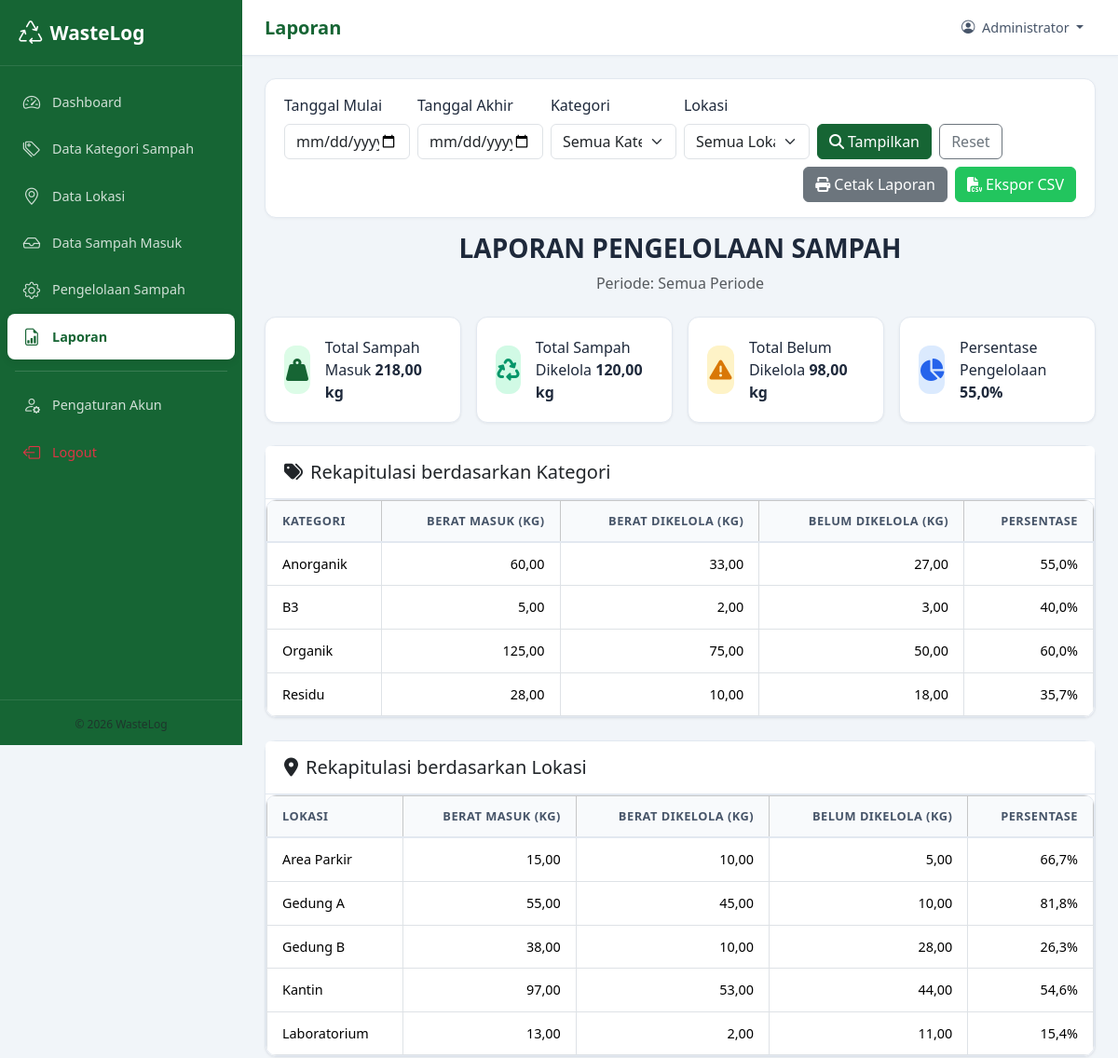
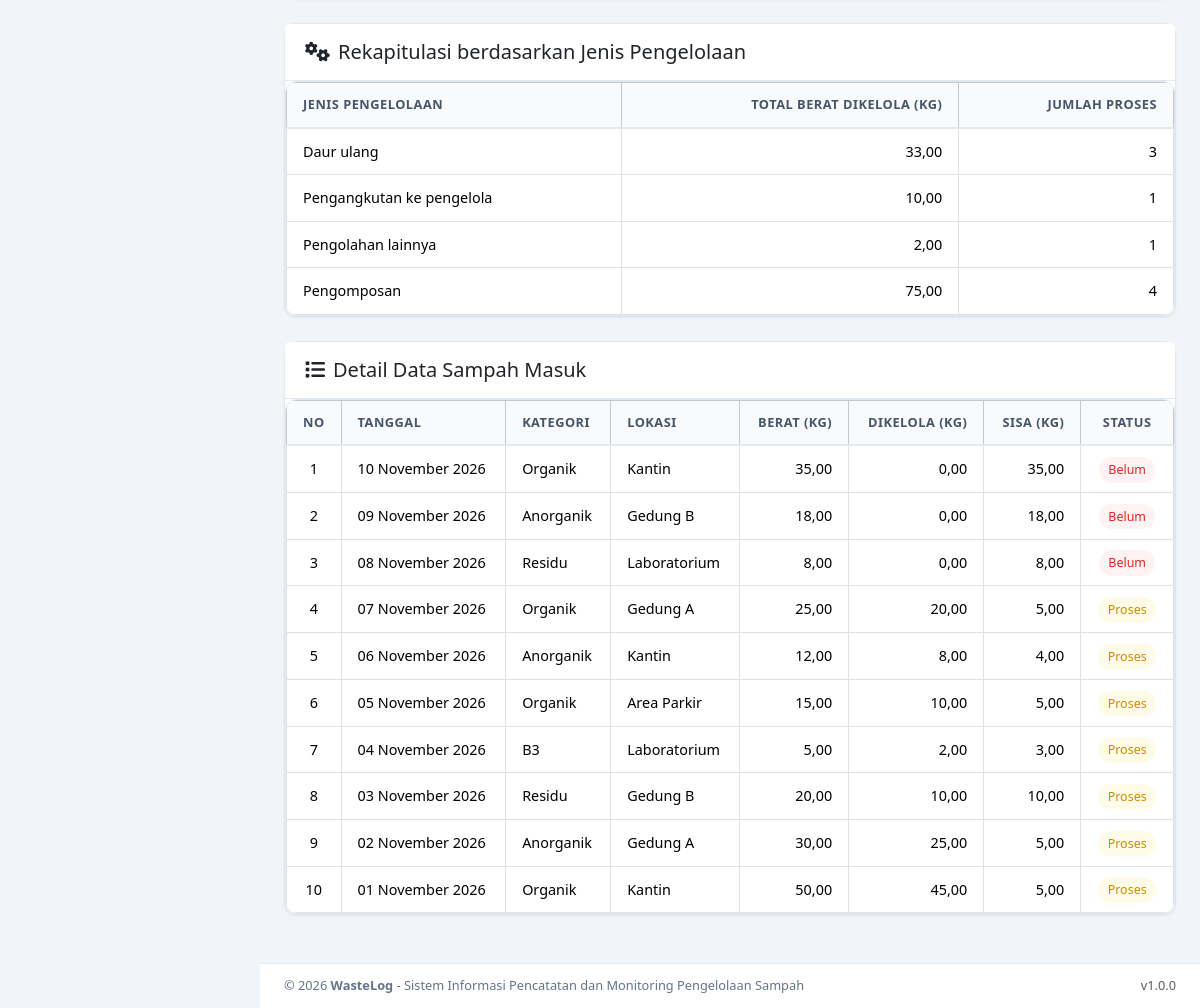
Screenshot of /laporan/index.php (signed in) with the database file from the repository (2 pictures, top to bottom).
### tables this page shows
CREATE TABLE `sampah_masuk` (
    `id`           INT NOT NULL AUTO_INCREMENT,
    `kategori_id`  INT NOT NULL,
    `lokasi_id`    INT NOT NULL,
    `tanggal`      DATE NOT NULL,
    `berat`        DECIMAL(10,2) NOT NULL,
    `keterangan`   TEXT,
    `created_at`   TIMESTAMP DEFAULT CURRENT_TIMESTAMP,
    PRIMARY KEY (`id`),
    KEY `idx_kategori` (`kategori_id`),
    KEY `idx_lokasi` (`lokasi_id`),
    KEY `idx_tanggal` (`tanggal`),
    CONSTRAINT `fk_sampah_kategori`
        FOREIGN KEY (`kategori_id`) REFERENCES `kategori_sampah`(`id`)
        ON UPDATE CASCADE ON DELETE RESTRICT,
    CONSTRAINT `fk_sampah_lokasi`
        FOREIGN KEY (`lokasi_id`) REFERENCES `lokasi`(`id`)
        ON UPDATE CASCADE ON DELETE RESTRICT
);

CREATE TABLE `kategori_sampah` (
    `id`             INT NOT NULL AUTO_INCREMENT,
    `nama_kategori`  VARCHAR(100) NOT NULL,
    `deskripsi`      TEXT,
    `created_at`     TIMESTAMP DEFAULT CURRENT_TIMESTAMP,
    PRIMARY KEY (`id`)
);

CREATE TABLE `lokasi` (
    `id`          INT NOT NULL AUTO_INCREMENT,
    `nama_lokasi` VARCHAR(100) NOT NULL,
    `alamat`      TEXT,
    `created_at`  TIMESTAMP DEFAULT CURRENT_TIMESTAMP,
    PRIMARY KEY (`id`)
);

### laporan/index.php (the view, shortened to what the rows shown need)
<?php
require_once __DIR__ . '/../config/koneksi.php';
$where_conditions = [];
$params = [];
$where_sql = $where_conditions ? 'WHERE ' . implode(' AND ', $where_conditions) : '';
$sql_detail = "
    SELECT sm.id, sm.tanggal, ks.nama_kategori, l.nama_lokasi,
           sm.berat,
           COALESCE(pk.total_dikelola, 0) AS dikelola
    FROM sampah_masuk sm
    JOIN kategori_sampah ks ON sm.kategori_id = ks.id
    JOIN lokasi l ON sm.lokasi_id = l.id
    LEFT JOIN (
        SELECT sampah_id, SUM(berat_dikelola) AS total_dikelola
        FROM pengelolaan
        GROUP BY sampah_id
    ) pk ON pk.sampah_id = sm.id
    $where_sql
    ORDER BY sm.tanggal DESC, sm.id DESC
";
$stmt = $pdo->prepare($sql_detail);
$stmt->execute($params);
$detail_data = $stmt->fetchAll();
require_once __DIR__ . '/../includes/header.php';
require_once __DIR__ . '/../includes/navbar.php';
?>
<div class="card mb-4">
    <div class="card-body p-0">
        <div class="table-wrapper">
            <table class="table table-bordered table-hover mb-0">
                <thead class="table-light">
                    <tr>
                        <th>Kategori</th>
                        <th class="text-end">Berat Masuk (kg)</th>
                        <th class="text-end">Berat Dikelola (kg)</th>
                        <th class="text-end">Belum Dikelola (kg)</th>
                        <th class="text-end">Persentase</th>
                    </tr>
                </thead>
            </table>
        </div>
    </div>
</div>
<div class="card mb-4">
    <div class="card-body p-0">
        <div class="table-wrapper">
            <table class="table table-bordered table-hover mb-0">
                <thead class="table-light">
                    <tr>
                        <th>Lokasi</th>
                        <th class="text-end">Berat Masuk (kg)</th>
                        <th class="text-end">Berat Dikelola (kg)</th>
                        <th class="text-end">Belum Dikelola (kg)</th>
                        <th class="text-end">Persentase</th>
                    </tr>
                </thead>
            </table>
        </div>
    </div>
</div>
<div class="card mb-4">
    <div class="card-body p-0">
        <div class="table-wrapper">
            <table class="table table-bordered table-hover mb-0">
                <thead class="table-light">
                    <tr>
                        <th>Jenis Pengelolaan</th>
                        <th class="text-end">Total Berat Dikelola (kg)</th>
                        <th class="text-end">Jumlah Proses</th>
                    </tr>
                </thead>
            </table>
        </div>
    </div>
</div>
<div class="card mb-4">
    <div class="card-body p-0">
        <div class="table-wrapper">
            <table class="table table-bordered table-hover mb-0">
                <thead class="table-light">
                    <tr>
                        <th class="text-center" style="width: 50px;">No</th>
                        <th>Tanggal</th>
                        <th>Kategori</th>
                        <th>Lokasi</th>
                        <th class="text-end">Berat (kg)</th>
                        <th class="text-end">Dikelola (kg)</th>
                        <th class="text-end">Sisa (kg)</th>
                        <th class="text-center">Status</th>
                    </tr>
                </thead>
                <tbody>
                    <?php if (empty($detail_data)): ?>
                        <tr><td colspan="8" class="text-center text-muted">Tidak ada data</td></tr>
                    <?php else: ?>
                        <?php $no = 1; foreach ($detail_data as $dd): ?>
                            <?php
                                $dd_berat    = (float) $dd['berat'];
                                $dd_dikelola = (float) $dd['dikelola'];
                                $dd_sisa     = $dd_berat - $dd_dikelola;
                                if ($dd_dikelola <= 0) {
                                    $status_label = 'Belum';
                                    $status_class = 'badge-belum';
                                } elseif ($dd_sisa > 0) {
                                    $status_label = 'Proses';
                                    $status_class = 'badge-proses';
                                } else {
                                    $status_label = 'Selesai';
                                    $status_class = 'badge-selesai';
                                }
                            ?>
                            <tr>
                                <td class="text-center"><?= $no++ ?></td>
                                <td><?= e(format_tanggal($dd['tanggal'])) ?></td>
                                <td><?= e($dd['nama_kategori']) ?></td>
                                <td><?= e($dd['nama_lokasi']) ?></td>
                                <td class="text-end"><?= e(format_angka($dd_berat, 2)) ?></td>
                                <td class="text-end"><?= e(format_angka($dd_dikelola, 2)) ?></td>
                                <td class="text-end"><?= e(format_angka($dd_sisa, 2)) ?></td>
                                <td class="text-center">
                                    <span class="badge-status <?= $status_class ?>"><?= e($status_label) ?></span>
                                </td>
                            </tr>
                        <?php endforeach; ?>
                    <?php endif; ?>
                </tbody>
            </table>
        </div>
    </div>
</div>
<?php require_once __DIR__ . '/../includes/footer.php'; ?>

### rows the page displays
sampah_masuk: tanggal "10 November 2026", kategori.nama_kategori "Organik", lokasi.nama_lokasi "Kantin", berat "35,00", dd_dikelola "0,00", dd_sisa "35,00", status_label "Belum"
sampah_masuk: tanggal "09 November 2026", kategori.nama_kategori "Anorganik", lokasi.nama_lokasi "Gedung B", berat "18,00", dd_dikelola "0,00", dd_sisa "18,00", status_label "Belum"
sampah_masuk: tanggal "08 November 2026", kategori.nama_kategori "Residu", lokasi.nama_lokasi "Laboratorium", berat "8,00", dd_dikelola "0,00", dd_sisa "8,00", status_label "Belum"
sampah_masuk: tanggal "07 November 2026", kategori.nama_kategori "Organik", lokasi.nama_lokasi "Gedung A", berat "25,00", dd_dikelola "20,00", dd_sisa "5,00", status_label "Proses"
sampah_masuk: tanggal "06 November 2026", kategori.nama_kategori "Anorganik", lokasi.nama_lokasi "Kantin", berat "12,00", dd_dikelola "8,00", dd_sisa "4,00", status_label "Proses"
sampah_masuk: tanggal "05 November 2026", kategori.nama_kategori "Organik", lokasi.nama_lokasi "Area Parkir", berat "15,00", dd_dikelola "10,00", dd_sisa "5,00", status_label "Proses"
sampah_masuk: tanggal "04 November 2026", kategori.nama_kategori "B3", lokasi.nama_lokasi "Laboratorium", berat "5,00", dd_dikelola "2,00", dd_sisa "3,00", status_label "Proses"
sampah_masuk: tanggal "03 November 2026", kategori.nama_kategori "Residu", lokasi.nama_lokasi "Gedung B", berat "20,00", dd_dikelola "10,00", dd_sisa "10,00", status_label "Proses"
sampah_masuk: tanggal "02 November 2026", kategori.nama_kategori "Anorganik", lokasi.nama_lokasi "Gedung A", berat "30,00", dd_dikelola "25,00", dd_sisa "5,00", status_label "Proses"
sampah_masuk: tanggal "01 November 2026", kategori.nama_kategori "Organik", lokasi.nama_lokasi "Kantin", berat "50,00", dd_dikelola "45,00", dd_sisa "5,00", status_label "Proses"

### other values shown
APP_NAME "WasteLog"
$page_title "Laporan"
$_SESSION['user_nama'] "Administrator"
format_angka($total_masuk, 2) "218,00"
format_angka($total_dikelola, 2) "120,00"
format_angka($total_belum, 2) "98,00"
format_angka($persentase, 1) "55,0"
$rk['nama_kategori'] "Anorganik"
format_angka($rk_masuk, 2) "60,00"
format_angka($rk_dikelola, 2) "33,00"
format_angka($rk_belum, 2) "27,00"
format_angka($rk_persen, 1) "55,0"
$rk['nama_kategori'] "B3"
format_angka($rk_masuk, 2) "5,00"
format_angka($rk_dikelola, 2) "2,00"
